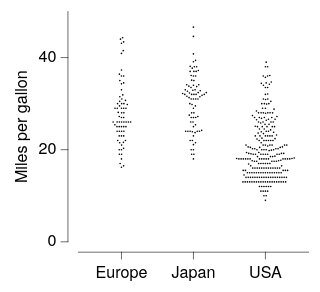

This figure's Vega-Lite source:
### Vega-Lite specification from a JSON file in a GitHub repository (floating-point values rounded to 4 significant figures; data arrays with more than 128 entries replaced by an {"elided": "..."} marker saying what was removed)
{"background": null, "config": {"arc": {"fill": "#DBDBDB", "fillOpacity": 1.0, "innerRadius": 25.0, "padAngle": 0.03, "stroke": "black", "strokeOpacity": 1, "strokeWidth": 0.25}, "area": {"fill": "#DBDBDB", "fillOpacity": 1.0, "stroke": "black", "strokeOpacity": 1, "strokeWidth": 0.25}, "axis": {"domain": true, "domainCap": "round", "domainColor": "black", "domainWidth": 0.25, "grid": false, "gridCap": "round", "gridColor": "#F1F1F1", "gridDash": [0, 0], "gridOpacity": 1.0, "gridWidth": 0.25, "labelColor": "black", "labelFont": "Helvetica Neue", "labelFontSize": 7, "labelFontStyle": "normal", "labelFontWeight": 400, "offset": 4.5, "ticks": true, "tickCap": "round", "tickColor": "black", "tickRound": false, "tickSize": 3, "tickWidth": 0.25, "titleColor": "black", "titleFont": "Helvetica Neue", "titleFontSize": 7, "titleFontStyle": "normal", "titleFontWeight": 400}, "axisX": {"domain": true, "labelAlign": "center", "labelAngle": 0, "labels": true, "ticks": true, "translate": 0}, "axisY": {"domain": true, "labelAlign": "right", "labelAngle": 0, "labels": true, "ticks": true, "translate": 0}, "axisRight": {"domain": true, "labelAlign": "left", "labelAngle": 0, "labels": true, "ticks": true, "translate": 0}, "axisTop": {"domain": true, "labelAlign": "center", "labelAngle": 0, "labels": true, "ticks": true, "translate": 0}, "axisBand": {"tickOffset": 0}, "bar": {"fill": "#DBDBDB", "fillOpacity": 1.0, "stroke": "black", "strokeOpacity": 1, "strokeWidth": 0.25}, "boxplot": {"size": 9.0, "ticks": {"cornerRadius": 0.25, "fill": "black", "size": 4.5, "thickness": 0.25}, "box": {"fillOpacity": 1.0, "stroke": "black", "strokeOpacity": 1, "strokeWidth": 0.25}, "median": {"fill": "black", "fillOpacity": 1.0, "size": 9.0, "thickness": 0.25}, "rule": {"fill": "black", "fillOpacity": 1.0, "size": 10.0, "stroke": "black", "strokeDash": [0, 0], "strokeOpacity": 1, "strokeWidth": 0.25}, "outliers": {"color": "black", "fill": "black", "fillOpacity": 1.0, "size": 0, "stroke": "black", "strokeOpacity": 1, "strokeWidth": 0.25}}, "circle": {"fill": "black", "fillOpacity": 1.0, "size": 0.5, "stroke": null, "strokeOpacity": 1, "strokeWidth": 0.25}, "errorband": {"band": {"fillOpacity": 0.6, "stroke": null, "strokeWidth": 0.25, "strokeOpacity": 1}, "borders": {"opacity": 0, "strokeOpacity": 0.25, "strokeWidth": 1}}, "errorbar": {"opacity": 1, "rule": {"strokeDash": [0, 0], "strokeWidth": 0.25}, "ticks": {"color": "black", "cornerRadius": 0.125, "opacity": 1, "size": 6.0, "thickness": 0.25}, "thickness": 0.25}, "font": "Helvetica Neue", "geoshape": {"fill": "#DBDBDB", "fillOpacity": 1.0, "stroke": "black", "strokeOpacity": 1, "strokeWidth": 0.25}, "header": {"labelColor": "black", "labelFont": "Helvetica Neue", "labelFontSize": 7, "labelFontStyle": "normal", "labelFontWeight": 400, "titleColor": "black", "titleFont": "Helvetica Neue", "titleFontSize": 7, "titleFontStyle": "normal", "titleFontWeight": 400, "titlePadding": 0}, "legend": {"disable": false, "offset": 4.5, "gradientLength": 50.0, "gradientThickness": 5.0, "gradientOpacity": 1.0, "gradientStrokeColor": "black", "gradientStrokeWidth": 0.25, "labelColor": "black", "labelFont": "Helvetica Neue", "labelFontSize": 7, "labelFontStyle": "normal", "labelFontWeight": 400, "strokeColor": "black", "strokeWidth": 0, "symbolSize": 42, "symbolStrokeColor": "black", "symbolStrokeWidth": 0.25, "titleColor": "black", "titleFont": "Helvetica Neue", "titleFontSize": 7, "titleFontStyle": "normal", "titleFontWeight": 400}, "line": {"color": "black", "stroke": "black", "strokeCap": "round", "strokeDash": [0, 0], "strokeOpacity": 1, "strokeWidth": 0.375}, "point": {"filled": true, "fill": "#DBDBDB", "fillOpacity": 1.0, "size": 5.0, "stroke": "black", "strokeOpacity": 1, "strokeWidth": 0.25}, "range": {"category": ["#C6D9F1", "#F1C9CB", "#FEF0B9", "#CEE37A", "#7AA8E0", "#E589A3", "#FDDD5D", "#68B961", "#4177B1", "#C35082", "#E5C227", "#438156"], "diverging": {"scheme": ["#C35082", "#CE6D94", "#D989A7", "#E2A4BA", "#EABFCE", "#F1DBE2", "#F6F6F6", "#D7E0EB", "#B9CBE0", "#9BB6D5", "#7DA1C9", "#5F8CBD", "#4177B1"]}, "heatmap": {"scheme": ["#DFE9F7", "#C6D9F1", "#ADC8EC", "#94B8E6", "#7AA8E0", "#6097DA", "#4D87CA", "#4177B1", "#386898", "#2F597F", "#264A69", "#1D3A58"]}, "ordinal": {"scheme": ["#F1F1F1", "#DBDBDB", "#C6C6C6", "#B2B2B2", "#9D9D9D", "#898989", "#767676", "#636363", "#515151", "#404040", "#2F2F2F", "#1F1F1F"]}, "ramp": {"scheme": ["#DFE9F7", "#C6D9F1", "#ADC8EC", "#94B8E6", "#7AA8E0", "#6097DA", "#4D87CA", "#4177B1", "#386898", "#2F597F", "#264A69", "#1D3A58"]}}, "rule": {"color": "black", "stroke": "black", "strokeCap": "round", "strokeDash": [2, 2], "strokeOpacity": 1, "strokeWidth": 0.25}, "scale": {"bandPaddingInner": 0.1, "bandPaddingOuter": 0.1, "round": false}, "rect": {"fill": "#DBDBDB", "fillOpacity": 1.0, "stroke": "black", "strokeOpacity": 1, "strokeWidth": 0.25}, "square": {"fill": "#DBDBDB", "fillOpacity": 1.0, "size": 10.0, "stroke": "black", "strokeOpacity": 1, "strokeWidth": 0.25}, "text": {"color": "black", "font": "Helvetica Neue", "fontSize": 7, "fontStyle": "normal", "fontWeight": 400}, "title": {"anchor": "middle", "frame": "group", "color": "black", "font": "Helvetica Neue", "fontSize": 7, "fontStyle": "normal", "fontWeight": 400, "subtitleColor": "black", "subtitleFont": "Helvetica Neue", "subtitleFontSize": "Helvetica Neue", "subtitleFontStyle": "normal", "subtitleFontWeight": 400}, "view": {"continuousWidth": 100, "continuousHeight": 100, "discreteWidth": 100, "discreteHeight": 100, "fill": null, "stroke": null, "strokeWidth": 0.25}}, "data": {"name": "data-e3eced9a19a526e2b46e3557233cc953"}, "mark": {"type": "circle"}, "encoding": {"x": {"field": "Origin", "title": null, "type": "nominal"}, "xOffset": {"field": "beeswarm_x", "type": "quantitative"}, "y": {"field": "Miles_per_Gallon", "title": "Miles per gallon", "type": "quantitative"}}, "$schema": "https://vega.github.io/schema/vega-lite/v6.4.1.json", "datasets": {"data-e3eced9a19a526e2b46e3557233cc953": {"elided": "398 records"}}}
